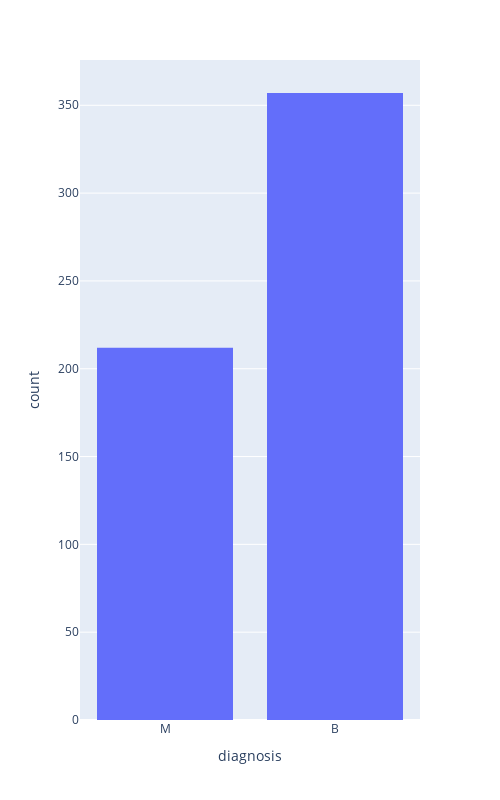

Here is the notebook cell this chart was saved with:
### Code cell
fig = px.histogram(bcpdata, x="diagnosis")
fig.update_layout(width=500, height=800)  # Set figure size
fig.show()

### Figure 1 — Plotly figure (JSON) as saved in the notebook; plotly's stock layout.template omitted (floating-point values rounded to 4 significant figures; data arrays with more than 128 entries replaced by an {"elided": "..."} marker saying what was removed)
{"data": [{"bingroup": "x", "hovertemplate": "diagnosis=%{x}<br>count=%{y}<extra></extra>", "legendgroup": "", "marker": {"color": "#636efa", "pattern": {"shape": ""}}, "name": "", "orientation": "v", "showlegend": false, "type": "histogram", "x": {"elided": "569 str values"}, "xaxis": "x", "yaxis": "y"}], "layout": {"barmode": "relative", "height": 800, "legend": {"tracegroupgap": 0}, "margin": {"t": 60}, "width": 500, "xaxis": {"anchor": "y", "domain": [0, 1], "title": {"text": "diagnosis"}}, "yaxis": {"anchor": "x", "domain": [0, 1], "title": {"text": "count"}}}}
